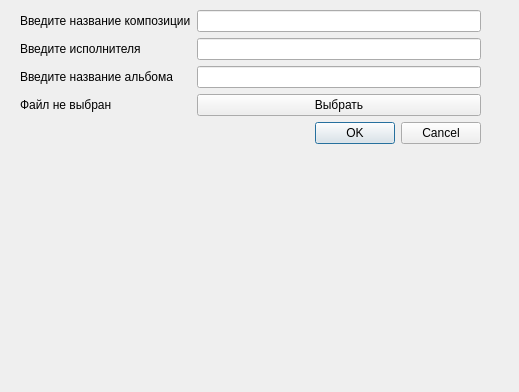
<?xml version="1.0" encoding="UTF-8"?>
<ui version="4.0">
 <class>Dialog</class>
 <widget class="QDialog" name="Dialog">
  <property name="geometry">
   <rect>
    <x>0</x>
    <y>0</y>
    <width>519</width>
    <height>392</height>
   </rect>
  </property>
  <property name="windowTitle">
   <string>Dialog</string>
  </property>
  <widget class="QWidget" name="formLayoutWidget">
   <property name="geometry">
    <rect>
     <x>20</x>
     <y>10</y>
     <width>461</width>
     <height>351</height>
    </rect>
   </property>
   <layout class="QFormLayout" name="formLayout">
    <property name="labelAlignment">
     <set>Qt::AlignLeading|Qt::AlignLeft|Qt::AlignVCenter</set>
    </property>
    <item row="0" column="0">
     <widget class="QLabel" name="label_2">
      <property name="text">
       <string>Введите название композиции</string>
      </property>
     </widget>
    </item>
    <item row="0" column="1">
     <widget class="QLineEdit" name="name_input">
      <property name="inputMask">
       <string/>
      </property>
      <property name="text">
       <string/>
      </property>
     </widget>
    </item>
    <item row="1" column="0">
     <widget class="QLabel" name="label_3">
      <property name="text">
       <string>Введите исполнителя</string>
      </property>
     </widget>
    </item>
    <item row="1" column="1">
     <widget class="QLineEdit" name="artist_input">
      <property name="inputMask">
       <string/>
      </property>
      <property name="text">
       <string/>
      </property>
      <property name="maxLength">
       <number>32767</number>
      </property>
     </widget>
    </item>
    <item row="2" column="0">
     <widget class="QLabel" name="label_4">
      <property name="text">
       <string>Введите название альбома</string>
      </property>
     </widget>
    </item>
    <item row="2" column="1">
     <widget class="QLineEdit" name="record_input">
      <property name="inputMask">
       <string/>
      </property>
      <property name="text">
       <string/>
      </property>
      <property name="maxLength">
       <number>32767</number>
      </property>
     </widget>
    </item>
    <item row="3" column="0">
     <widget class="QLabel" name="file_label">
      <property name="text">
       <string>Файл не выбран</string>
      </property>
     </widget>
    </item>
    <item row="3" column="1">
     <widget class="QPushButton" name="file_button">
      <property name="text">
       <string>Выбрать</string>
      </property>
     </widget>
    </item>
    <item row="5" column="0">
     <widget class="QLabel" name="warning_label">
      <property name="styleSheet">
       <string notr="true">color: rgb(255, 0, 0)</string>
      </property>
      <property name="text">
       <string/>
      </property>
     </widget>
    </item>
    <item row="5" column="1">
     <widget class="QDialogButtonBox" name="buttonBox">
      <property name="orientation">
       <enum>Qt::Horizontal</enum>
      </property>
      <property name="standardButtons">
       <set>QDialogButtonBox::Cancel|QDialogButtonBox::Ok</set>
      </property>
     </widget>
    </item>
   </layout>
  </widget>
 </widget>
 <resources/>
 <connections>
  <connection>
   <sender>buttonBox</sender>
   <signal>rejected()</signal>
   <receiver>Dialog</receiver>
   <slot>reject()</slot>
   <hints>
    <hint type="sourcelabel">
     <x>316</x>
     <y>260</y>
    </hint>
    <hint type="destinationlabel">
     <x>286</x>
     <y>274</y>
    </hint>
   </hints>
  </connection>
 </connections>
</ui>
